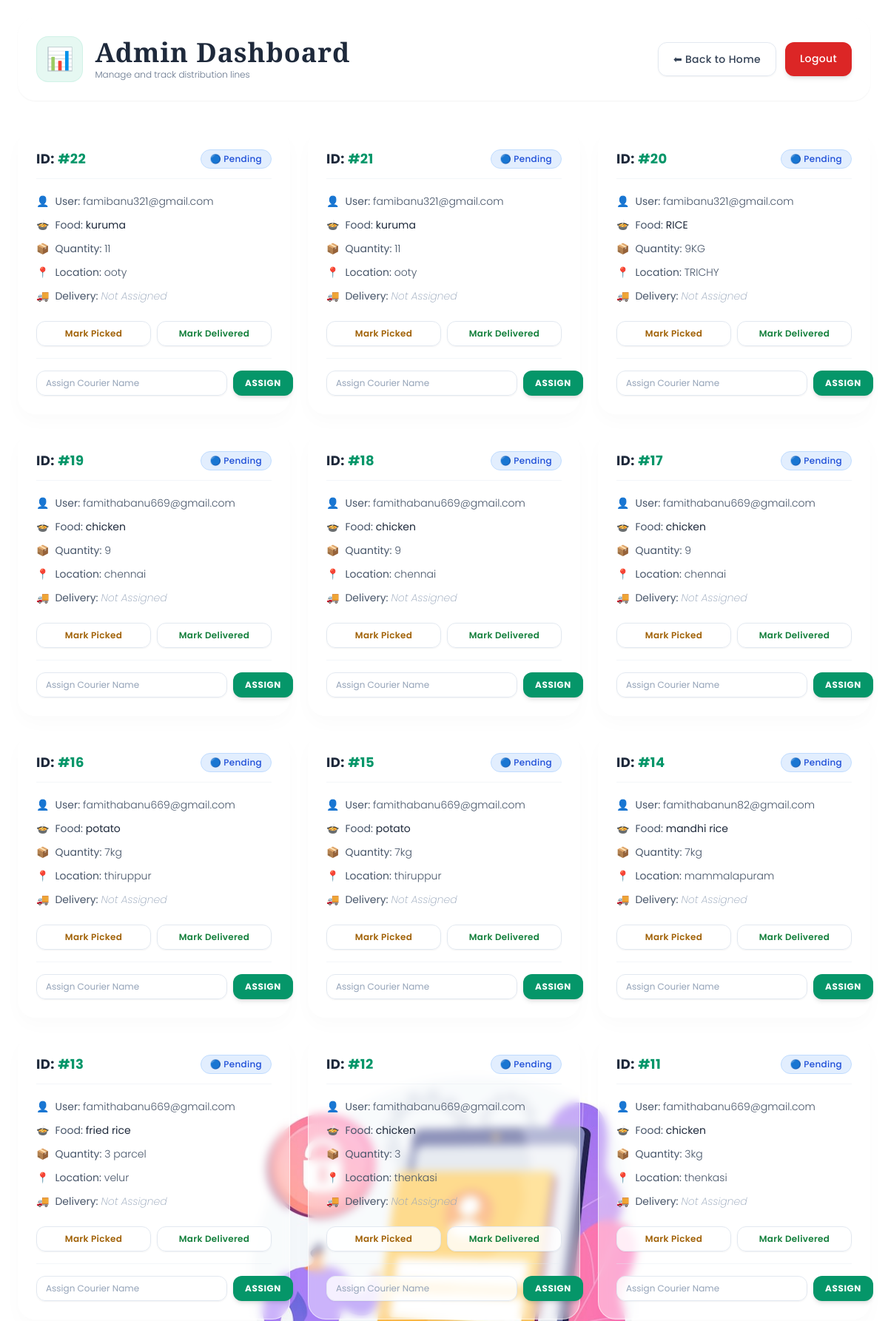
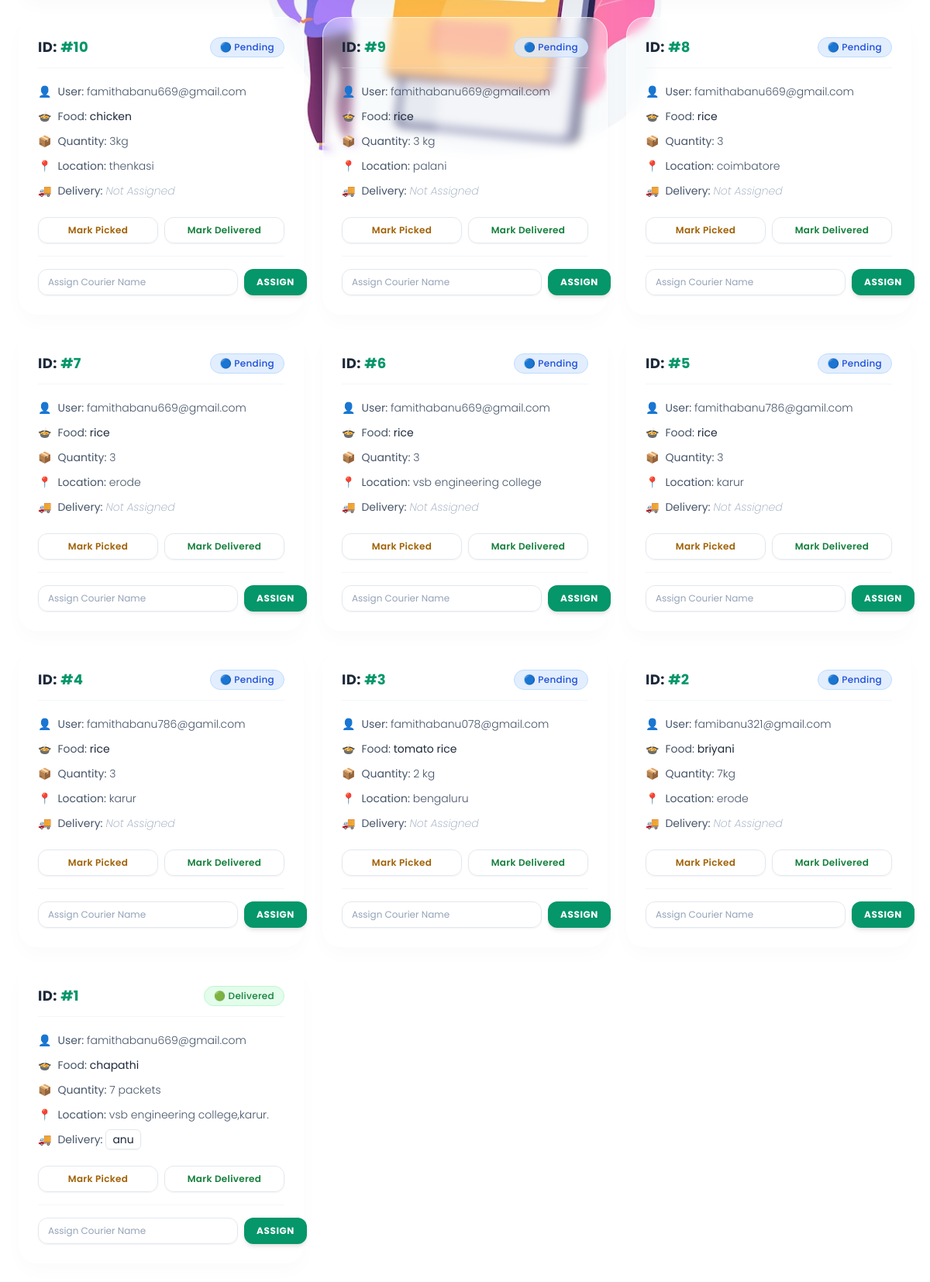
/admin_dashboard (signed in), run on the app's committed database (2 pictures, top to bottom).
### tables this page shows
CREATE TABLE donations(
        id INTEGER PRIMARY KEY AUTOINCREMENT,
        user_email TEXT,
        food_name TEXT,
        quantity TEXT,
        location TEXT,
        status TEXT DEFAULT 'Pending',
        delivery_boy TEXT DEFAULT ''
    );

### app.py (the view)
@app.route("/admin_dashboard")
def admin_dashboard():
    if "admin" not in session:
        return redirect(url_for("admin_login"))
    conn = sqlite3.connect(DB)
    cur = conn.cursor()
    cur.execute("SELECT * FROM donations ORDER BY id DESC")
    donations = cur.fetchall()
    conn.close()
    return render_template(
        "admin_dashboard.html",
        donations=donations
    )

### templates/admin_dashboard.html (shortened to what this page needs)
<!DOCTYPE html>
<html lang="en">
<head>
    <script src="https://cdn.tailwindcss.com"></script>
</head>
<body class="min-h-screen p-6 relative overflow-x-hidden bg-center bg-no-repeat bg-fixed bg-white"
      style="background-image: url('/static/1000130063.jpg'); background-size: 700px;">
    <div class="relative z-10 max-w-7xl mx-auto">
        <div class="flex flex-col md:flex-row justify-between items-center mb-10 bg-white/40 backdrop-blur-[6px] border border-white/60 p-6 rounded-3xl shadow-sm">
            <div class="flex items-center gap-4">
                <div class="bg-emerald-500/10 p-3 rounded-2xl border border-emerald-500/10 text-3xl">
                    📊
                </div>
                <div>
                    <h1 class="serif-title text-4xl text-slate-800 font-bold tracking-wide">
                        Admin Dashboard
                    </h1>
                    <p class="text-xs text-slate-500 font-light mt-0.5">Manage and track distribution lines</p>
                </div>
            </div>
            <div class="mt-4 md:mt-0 flex gap-3">
                <a href="{{ url_for('home') }}"
                   class="bg-white/80 text-slate-700 border border-slate-200 font-medium px-5 py-3 rounded-xl hover:bg-white transition duration-200 text-sm tracking-wide shadow-sm">
                    ⬅ Back to Home
                </a>
                <a href="{{ url_for('logout') }}"
                   class="bg-red-600 text-white font-medium px-5 py-3 rounded-xl hover:bg-red-700 transition duration-200 text-sm tracking-wide shadow-md">
                    Logout
                </a>
            </div>
        </div>
        <div class="grid grid-cols-1 md:grid-cols-2 lg:grid-cols-3 gap-6">
            {% for d in donations %}
            <div class="bg-white/40 backdrop-blur-[6px] border border-white/60 rounded-3xl shadow-[0_10px_25px_rgba(0,0,0,0.02)] p-6 flex flex-col justify-between hover:border-emerald-500/40 transition-all duration-300">
                <div>
                    <div class="flex justify-between items-center mb-5 border-b border-slate-200/40 pb-3">
                        <h2 class="text-lg font-bold text-slate-800 tracking-wide">
                            ID: <span class="text-emerald-600">#{{ d[0] }}</span>
                        </h2>
                        {% if d[5] == "Delivered" %}
                            <span class="bg-green-100/80 text-green-700 border border-green-200 px-3 py-1 rounded-full text-xs font-medium tracking-wide">
                                🟢 {{ d[5] }}
                            </span>
                        {% elif d[5] == "Picked" %}
                            <span class="bg-yellow-100/80 text-yellow-700 border border-yellow-200 px-3 py-1 rounded-full text-xs font-medium tracking-wide">
                                🟡 {{ d[5] }}
                            </span>
                        {% else %}
                            <span class="bg-blue-100/80 text-blue-700 border border-blue-200 px-3 py-1 rounded-full text-xs font-medium tracking-wide">
                                🔵 {{ d[5] }}
                            </span>
                        {% endif %}
                    </div>
                    <div class="space-y-3 text-sm text-slate-600 font-light">
                        <p class="flex items-center gap-2">
                            <span>👤</span> <span><strong>User:</strong> {{ d[1] }}</span>
                        </p>
                        <p class="flex items-center gap-2">
                            <span>🍲</span> <span><strong>Food:</strong> <span class="font-normal text-slate-800">{{ d[2] }}</span></span>
                        </p>
                        <p class="flex items-center gap-2">
                            <span>📦</span> <span><strong>Quantity:</strong> {{ d[3] }}</span>
                        </p>
                        <p class="flex items-center gap-2">
                            <span>📍</span> <span><strong>Location:</strong> {{ d[4] }}</span>
                        </p>
                        <p class="flex items-center gap-2">
                            <span>🚚</span> <span><strong>Delivery:</strong>
                                {% if d[6] %}
                                    <span class="bg-white/80 px-2 py-0.5 rounded-md font-normal text-slate-800 border border-slate-200 shadow-sm">{{ d[6] }}</span>
                                {% else %}
                                    <span class="text-slate-400 italic font-extralight">Not Assigned</span>
                                {% endif %}
                            </span>
                        </p>
                    </div>
                </div>
                <div>
                    <div class="flex gap-2 mt-6">
                        <a href="/update_status/{{ d[0] }}/Picked"
                           class="flex-1 text-center bg-white/80 hover:bg-yellow-50 text-yellow-700 border border-slate-200 py-2 rounded-xl text-xs font-semibold tracking-wide active:scale-95 transition-all duration-200 shadow-sm">
                            Mark Picked
                        </a>
                        <a href="/update_status/{{ d[0] }}/Delivered"
                           class="flex-1 text-center bg-white/80 hover:bg-green-50 text-green-700 border border-slate-200 py-2 rounded-xl text-xs font-semibold tracking-wide active:scale-95 transition-all duration-200 shadow-sm">
                            Mark Delivered
                        </a>
                    </div>
                    <form action="/assign_delivery/{{ d[0] }}"
                          method="POST"
                          class="flex gap-2 mt-4 pt-4 border-t border-slate-200/40">
                        <input type="text"
                               name="delivery_boy"
                               placeholder="Assign Courier Name"
                               required
                               class="flex-1 bg-white/80 border border-slate-200 rounded-xl px-3 py-2 text-xs text-slate-800 placeholder-slate-400 focus:outline-none focus:border-emerald-500 focus:ring-1 focus:ring-emerald-500/20 transition duration-200 shadow-sm">
                        <button type="submit"
                                class="bg-emerald-600 hover:bg-emerald-500 text-white font-bold text-xs px-4 rounded-xl active:scale-95 transition-all duration-200 uppercase tracking-wider shadow-md">
                            Assign
                        </button>
                    </form>
                </div>
            </div>
            {% else %}
            <div class="col-span-1 md:col-span-2 lg:col-span-3 text-center py-12 bg-white/40 backdrop-blur-[6px] border border-white/60 rounded-3xl p-8">
                <p class="text-slate-500 font-light">No donation records currently active inside the database.</p>
            </div>
            {% endfor %}
        </div>
    </div>
</body>
</html>

### templates/admin_dashboard.html (style rules this page uses)
body { font-family: 'Poppins', sans-serif; }
.serif-title { font-family: 'Cormorant Garamond', serif; }

### data on the page
donations: id "22", status "Pending", user_email "famibanu321@gmail.com", food_name "kuruma", quantity "11", location "ooty", delivery_boy "Not Assigned"
donations: id "21", status "Pending", user_email "famibanu321@gmail.com", food_name "kuruma", quantity "11", location "ooty", delivery_boy "Not Assigned"
donations: id "20", status "Pending", user_email "famibanu321@gmail.com", food_name "RICE", quantity "9KG", location "TRICHY", delivery_boy "Not Assigned"
donations: id "19", status "Pending", user_email "famithabanu669@gmail.com", food_name "chicken", quantity "9", location "chennai", delivery_boy "Not Assigned"
donations: id "18", status "Pending", user_email "famithabanu669@gmail.com", food_name "chicken", quantity "9", location "chennai", delivery_boy "Not Assigned"
donations: id "17", status "Pending", user_email "famithabanu669@gmail.com", food_name "chicken", quantity "9", location "chennai", delivery_boy "Not Assigned"
donations: id "16", status "Pending", user_email "famithabanu669@gmail.com", food_name "potato", quantity "7kg", location "thiruppur", delivery_boy "Not Assigned"
donations: id "15", status "Pending", user_email "famithabanu669@gmail.com", food_name "potato", quantity "7kg", location "thiruppur", delivery_boy "Not Assigned"
donations: id "14", status "Pending", user_email "famithabanun82@gmail.com", food_name "mandhi rice", quantity "7kg", location "mammalapuram", delivery_boy "Not Assigned"
donations: id "13", status "Pending", user_email "famithabanu669@gmail.com", food_name "fried rice", quantity "3 parcel", location "velur", delivery_boy "Not Assigned"
donations: id "12", status "Pending", user_email "famithabanu669@gmail.com", food_name "chicken", quantity "3", location "thenkasi", delivery_boy "Not Assigned"
donations: id "11", status "Pending", user_email "famithabanu669@gmail.com", food_name "chicken", quantity "3kg", location "thenkasi", delivery_boy "Not Assigned"
donations: id "10", status "Pending", user_email "famithabanu669@gmail.com", food_name "chicken", quantity "3kg", location "thenkasi", delivery_boy "Not Assigned"
donations: id "9", status "Pending", user_email "famithabanu669@gmail.com", food_name "rice", quantity "3 kg", location "palani", delivery_boy "Not Assigned"
donations: id "8", status "Pending", user_email "famithabanu669@gmail.com", food_name "rice", quantity "3", location "coimbatore", delivery_boy "Not Assigned"
donations: id "7", status "Pending", user_email "famithabanu669@gmail.com", food_name "rice", quantity "3", location "erode", delivery_boy "Not Assigned"
donations: id "6", status "Pending", user_email "famithabanu669@gmail.com", food_name "rice", quantity "3", location "vsb engineering college", delivery_boy "Not Assigned"
donations: id "5", status "Pending", user_email "famithabanu786@gamil.com", food_name "rice", quantity "3", location "karur", delivery_boy "Not Assigned"
donations: id "4", status "Pending", user_email "famithabanu786@gamil.com", food_name "rice", quantity "3", location "karur", delivery_boy "Not Assigned"
donations: id "3", status "Pending", user_email "famithabanu078@gmail.com", food_name "tomato rice", quantity "2 kg", location "bengaluru", delivery_boy "Not Assigned"
donations: id "2", status "Pending", user_email "famibanu321@gmail.com", food_name "briyani", quantity "7kg", location "erode", delivery_boy "Not Assigned"
donations: id "1", status "Delivered", user_email "famithabanu669@gmail.com", food_name "chapathi", quantity "7 packets", location "vsb engineering college,karur.", delivery_boy "anu"
